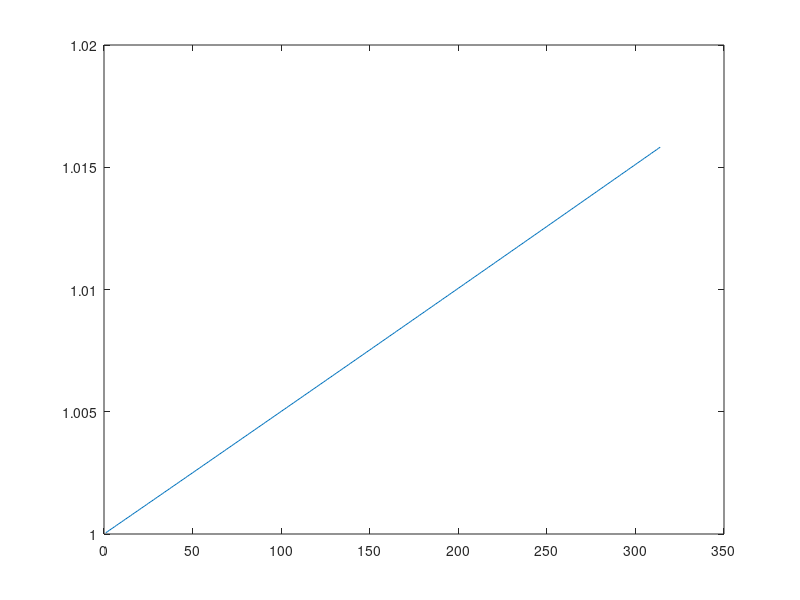
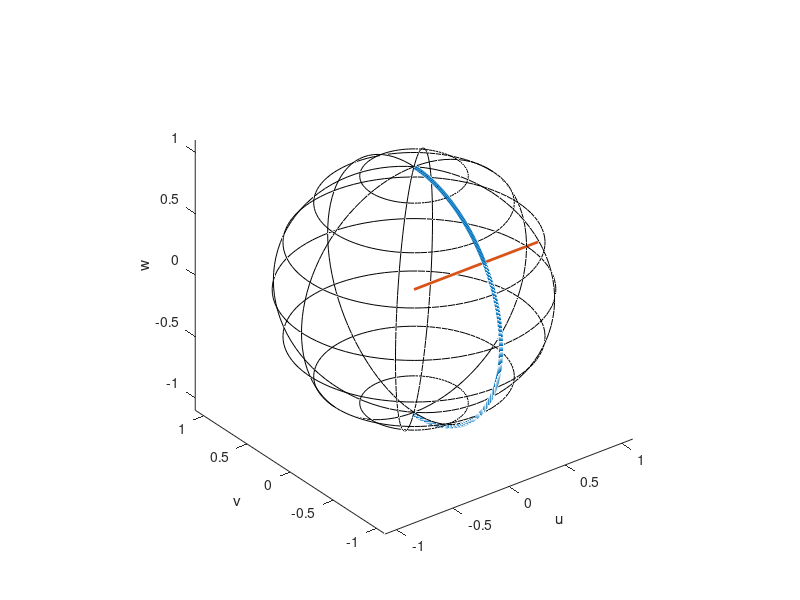
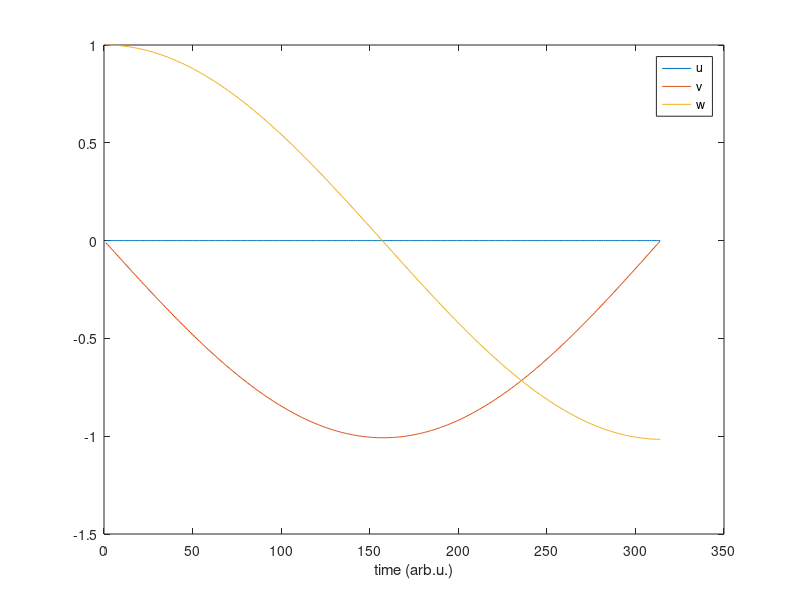

These figures' MATLAB source, in order:
% plot trajectory of Bloch vector on sphere

close all     % close all windows
clear variables     % clear all variables

% free parameters
Omega_Rabi = 10;       % Rabi frequency in inverse time units
delta_omega = 0;       % (Atom - laser) frequency in inverse time units
pulse_area = pi;       % radians
dt = 1e-3;             % time steps in time units

M = [Omega_Rabi, 0,  delta_omega];  % torque vector
S0 = [0,0,1];          % starting Bloch vector

% calculate number of integration steps until pulse area is reached
% pulse_area = N_steps * dt * Omega_Rabi
N_steps = floor(pulse_area ./ (dt .* Omega_Rabi)) ;

Strace = zeros(N_steps,3);   % here we collect the trace of the Bloch vector

S = S0;  % we start
for id=1:N_steps
    S = S + dt .* cross(M, S) ;  % next Bloch vector
    Strace(id,:) = S;   % store result
end

% check length of S
% |S|^2 at each time step
Slength = vecnorm(Strace,2,2);
plot(Slength);


% plot Bloch sphere
figure
plot3(Strace(:,1),Strace(:,2),Strace(:,3), 'linewidth',3)
hold on   % more to come

% draw direction of torque vector
Mdir = M ./ norm(M) .* 1.2;   % make vector stick out over sphere
Mvec = [ 0  0 0 ; Mdir];
plot3(Mvec(:,1),Mvec(:,2),Mvec(:,3), 'linewidth',2)

% draw lon / lat circles
phi = linspace(0, 2* pi, 100);  % list of angles
for theta = ((1:4).* pi/4)
    [x,y,z] = sph2cart(theta,phi,1); % convert spherical to cartesian
    plot3(x,y,z,'k')   % plot in thin black
    
    [x,y,z] = sph2cart(phi,theta/2 - pi/2, 1); 
    z = y .* 0 + z;   % z is single value, but needs go be vector
    plot3(x,y,z,'k')
    
    [x,y,z] = sph2cart(phi,theta/2 , 1); 
    z = y .* 0 + z;
    plot3(x,y,z,'k')

end

% adjust plot range so that sphere is spherical
mylim = [-1,1] .* 1.1;
xlim(mylim)
ylim(mylim)
zlim(mylim)
axis square
xlabel 'u'
ylabel 'v'
zlabel 'w'


figure
plot(Strace(:,1))
hold on
plot(Strace(:,2))
plot(Strace(:,3))
hold off
legend('u','v','w')
xlabel 'time (arb.u.)'


